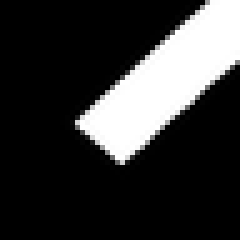
#> input picture samples_LEVIR/predict_CD_ChangeFormerV6/test_102_0512_0000.png, 48 x 48 px, shrunk from 256 x 256 before the run (shown 5 times larger)
$ python test_change_analyzer.py
#> lines starting #> are read from the running program, lines starting #| are printed output that depends on the picture; after the words box and inside, x2 and y2 are one past the last pixel; in counts of white or black regions, pixels touching at a corner belong together
### analysis/change_analyzer.py
import os
import numpy as np
import cv2
import matplotlib.pyplot as plt
from typing import Dict, Any, List, Tuple, Optional


class ChangeAnalyzer:
    """
    Independent post-processing analysis layer for ChangeFormer binary prediction masks.
    Operates on 2D numpy array binary masks (values: 0=no change, 1 or 255=change).
    """

    def __init__(self, min_region_area: int = 1):
        """
        Args:
            min_region_area (int): Minimum pixel area threshold to consider a connected component a valid changed region.
                                   Helps filter out isolated noise pixels if desired. Default is 1 (no filtering).
        """
        self.min_region_area = min_region_area

    def process(self, mask: np.ndarray, grid_size: Tuple[int, int] = (4, 4)) -> Dict[str, Any]:
        """
        Executes full post-processing metric analysis on a binary change mask.

        Args:
            mask (np.ndarray): 2D binary numpy array representing change prediction mask (values 0 and 1/255).
            grid_size (Tuple[int, int]): Dimensions (rows, cols) for spatial density grid evaluation.

        Returns:
            Dict[str, Any]: Dictionary containing all 10 metric results.
        """
        binary_mask = self._preprocess_mask(mask)
        height, width = binary_mask.shape

        # 1. Total changed pixel count
        total_changed_pixels = int(np.sum(binary_mask == 1))

        # 2. Total image pixel count
        total_image_pixels = int(height * width)

        # 3. Change percentage
        change_percentage = float((total_changed_pixels / total_image_pixels) * 100.0) if total_image_pixels > 0 else 0.0

        # Connected components analysis using OpenCV
        num_labels, labels, stats, centroids = cv2.connectedComponentsWithStats(
            binary_mask.astype(np.uint8), connectivity=8
        )

        region_areas: List[int] = []
        bounding_boxes: List[Tuple[int, int, int, int]] = []
        region_centroids: List[Tuple[float, float]] = []

        # Index 0 corresponds to background label, iterate through connected foreground regions
        for i in range(1, num_labels):
            area = int(stats[i, cv2.CC_STAT_AREA])
            if area >= self.min_region_area:
                x = int(stats[i, cv2.CC_STAT_LEFT])
                y = int(stats[i, cv2.CC_STAT_TOP])
                w = int(stats[i, cv2.CC_STAT_WIDTH])
                h = int(stats[i, cv2.CC_STAT_HEIGHT])
                cx = float(centroids[i][0])
                cy = float(centroids[i][1])

                region_areas.append(area)
                bounding_boxes.append((x, y, w, h))
                region_centroids.append((cx, cy))

        # 4. Number of connected changed regions
        num_connected_regions = len(region_areas)

        # 5. Area of each connected region (already in region_areas)

        # 6. Largest changed region (in pixels)
        largest_region_area = max(region_areas) if num_connected_regions > 0 else 0

        # 7. Bounding boxes (already in bounding_boxes)
        # 8. Centroids (already in region_centroids)

        # 9. Average changed-region area
        avg_region_area = float(np.mean(region_areas)) if num_connected_regions > 0 else 0.0

        # 10. Spatial density / grid-based distribution of change
        spatial_density_grid = self._calculate_spatial_density(binary_mask, grid_size)

        return {
            'total_changed_pixels': total_changed_pixels,
            'total_image_pixels': total_image_pixels,
            'change_percentage': change_percentage,
            'num_connected_regions': num_connected_regions,
            'region_areas': region_areas,
            'largest_region_area': largest_region_area,
            'bounding_boxes': bounding_boxes,
            'centroids': region_centroids,
            'avg_region_area': avg_region_area,
            'spatial_density_grid': spatial_density_grid,
            'mask_shape': (height, width)
        }

    def _preprocess_mask(self, mask: np.ndarray) -> np.ndarray:
        """
        Ensures input mask is a 2D uint8 numpy array with values standard 0 (no change) and 1 (change).
        """
        if mask.ndim > 2:
            mask = mask.squeeze()
        if mask.ndim != 2:
            raise ValueError(f"Input mask must be a 2D array, got shape {mask.shape}")

        binary_mask = (mask > 0).astype(np.uint8)
        return binary_mask

    def _calculate_spatial_density(self, binary_mask: np.ndarray, grid_size: Tuple[int, int]) -> np.ndarray:
        """
        Calculates percentage of change within each cell of an N x M grid overlaid on the mask.

        Args:
            binary_mask (np.ndarray): 2D binary numpy array (0/1).
            grid_size (Tuple[int, int]): (rows, cols) grid dimensions.

        Returns:
            np.ndarray: 2D array of shape grid_size containing change percentage for each grid cell.
        """
        height, width = binary_mask.shape
        grid_rows, grid_cols = grid_size
        density_grid = np.zeros(grid_size, dtype=np.float64)

        row_edges = np.linspace(0, height, grid_rows + 1, dtype=int)
        col_edges = np.linspace(0, width, grid_cols + 1, dtype=int)

        for r in range(grid_rows):
            for c in range(grid_cols):
                r_start, r_end = row_edges[r], row_edges[r + 1]
                c_start, c_end = col_edges[c], col_edges[c + 1]

                cell = binary_mask[r_start:r_end, c_start:c_end]
                cell_total = cell.size
                if cell_total > 0:
                    density_grid[r, c] = (np.sum(cell == 1) / cell_total) * 100.0

        return density_grid


def analyze_change_mask(mask: np.ndarray, grid_size: Tuple[int, int] = (4, 4), min_region_area: int = 1) -> Dict[str, Any]:
    """
    Functional wrapper to analyze a binary change mask.

    Args:
        mask (np.ndarray): Binary prediction mask.
        grid_size (Tuple[int, int]): Grid size for spatial density.
        min_region_area (int): Minimum region size filter.

    Returns:
        Dict[str, Any]: Extracted metrics dictionary.
    """
    analyzer = ChangeAnalyzer(min_region_area=min_region_area)
    return analyzer.process(mask, grid_size=grid_size)


def visualize_change_analysis(
    mask: np.ndarray,
    analysis_results: Dict[str, Any],
    save_path: Optional[str] = None,
    draw_centroids: bool = True,
    draw_grid: bool = True
) -> np.ndarray:
    """
    Generates side-by-side visualization of:
    1. Original Binary Change Mask
    2. Detected Change Regions with Bounding Boxes and Centroids
    3. Spatial Density Heatmap

    Args:
        mask (np.ndarray): Original 2D binary mask array.
        analysis_results (Dict[str, Any]): Results from ChangeAnalyzer.
        save_path (Optional[str]): Path to save output plot.
        draw_centroids (bool): Whether to plot centroid markers.
        draw_grid (bool): Whether to overlay spatial grid on regions.

    Returns:
        np.ndarray: Rendered RGB image array of the visualization.
    """
    binary_mask = (mask > 0).astype(np.uint8) * 255
    h, w = binary_mask.shape

    # Create 3-channel BGR visualization image for annotation
    annotated = cv2.cvtColor(binary_mask, cv2.COLOR_GRAY2BGR)

    bounding_boxes = analysis_results.get('bounding_boxes', [])
    centroids = analysis_results.get('centroids', [])

    # Draw bounding boxes and centroids
    for idx, (x, y, bw, bh) in enumerate(bounding_boxes):
        # Draw bounding box (lime green)
        cv2.rectangle(annotated, (x, y), (x + bw, y + bh), (0, 255, 0), 2)

        if draw_centroids and idx < len(centroids):
            cx, cy = centroids[idx]
            # Draw centroid marker (red circle with dot)
            cv2.circle(annotated, (int(cx), int(cy)), 3, (0, 0, 255), -1)
            cv2.circle(annotated, (int(cx), int(cy)), 5, (255, 0, 0), 1)

    # Optional grid overlay
    if draw_grid and 'spatial_density_grid' in analysis_results:
        grid_rows, grid_cols = analysis_results['spatial_density_grid'].shape
        row_step = h / grid_rows
        col_step = w / grid_cols
        for r in range(1, grid_rows):
            cv2.line(annotated, (0, int(r * row_step)), (w, int(r * row_step)), (255, 255, 0), 1, cv2.LINE_AA)
        for c in range(1, grid_cols):
            cv2.line(annotated, (int(c * col_step), 0), (int(c * col_step), h), (255, 255, 0), 1, cv2.LINE_AA)

    # Plot using Matplotlib
    fig, axes = plt.subplots(1, 3, figsize=(18, 6))

    # Subplot 1: Original Mask
    axes[0].imshow(binary_mask, cmap='gray')
    axes[0].set_title(f"Original Binary Mask\n(Change: {analysis_results['change_percentage']:.2f}%)")
    axes[0].axis('off')

    # Subplot 2: Detected Regions & Annotations
    annotated_rgb = cv2.cvtColor(annotated, cv2.COLOR_BGR2RGB)
    axes[1].imshow(annotated_rgb)
    axes[1].set_title(f"Annotated Regions & Centroids\n({analysis_results['num_connected_regions']} Regions Detected)")
    axes[1].axis('off')

    # Subplot 3: Spatial Density Heatmap
    density_grid = analysis_results['spatial_density_grid']
    im = axes[2].imshow(density_grid, cmap='magma', interpolation='nearest')
    axes[2].set_title("Spatial Density Grid (%)")
    fig.colorbar(im, ax=axes[2], fraction=0.046, pad=0.04)

    # Annotate cell values on heatmap
    rows, cols = density_grid.shape
    for r in range(rows):
        for c in range(cols):
            axes[2].text(c, r, f"{density_grid[r, c]:.1f}%",
                         ha="center", va="center", color="white" if density_grid[r, c] < 50 else "black",
                         fontsize=9, fontweight='bold')

    plt.tight_layout()

    if save_path:
        os.makedirs(os.path.dirname(os.path.abspath(save_path)), exist_ok=True)
        plt.savefig(save_path, dpi=300, bbox_inches='tight')

    fig.canvas.draw()
    # Convert canvas to numpy array
    buf = fig.canvas.buffer_rgba()
    vis_arr = np.asarray(buf)[:, :, :3]
    plt.close(fig)

    return vis_arr

### test_change_analyzer.py
import os
import sys
import numpy as np
from PIL import Image

# Ensure analysis package can be imported
sys.path.append(os.path.dirname(os.path.abspath(__file__)))

from analysis.change_analyzer import analyze_change_mask, visualize_change_analysis


def test_analysis_module():
    print("==================================================")
    print("Testing Satellite Change Intelligence Analysis Module")
    print("==================================================")

    # 1. Select sample prediction mask from repository
    sample_mask_path = os.path.join(
        os.path.dirname(__file__),
        'samples_LEVIR',
        'predict_CD_ChangeFormerV6',
        'test_102_0512_0000.png'
    )

    print(f"Loading sample prediction mask from:\n  {sample_mask_path}")
    assert os.path.exists(sample_mask_path), f"Test image file not found at {sample_mask_path}"

    mask_img = Image.open(sample_mask_path)
#> mask_img is the input picture: PIL image 48x48 L; min 0, max 255, mean 52.6
    mask = np.array(mask_img)

    print(f"Mask loaded successfully. Shape: {mask.shape}, Dtype: {mask.dtype}, Min: {mask.min()}, Max: {mask.max()}")
#| Mask loaded successfully. Shape: (48, 48), Dtype: uint8, Min: 0, Max: 255

    # 2. Run Change Analyzer
    grid_size = (4, 4)
    results = analyze_change_mask(mask, grid_size=grid_size)
#> in _preprocess_mask, `binary_mask = (mask > 0).astype(np.uint8)`:
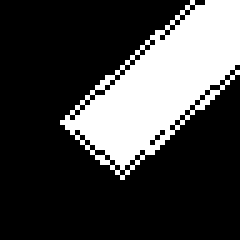
#> binary_mask: shape (48, 48) (shown 5 times larger); values 0 (black) and 1 (white), 26% white; 1 white region, box (x1, y1, x2, y2) and area: (12, 0, 48, 36) 599
#> in process, `total_changed_pixels = int(np.sum(binary_mask == 1))`: total_changed_pixels = 599
#> in process, `change_percentage = float((total_changed_pixels / total_image_pixels) ..`: change_percentage = 26
#> in process, `num_labels, labels, stats, centroids = cv2.connectedComponentsWithStat..`: num_labels = 2; stats = [[0, 0, 48, 48, 1705], [12, 0, 36, 36, 599]]; centroids = [[20.59, 25.95], [31.8, 16.52]]
#> the loop in process, `for i in range(1, num_labels):` made 1 pass
#> (area, x, y, w, h, cx, cy) on pass 1: (599, 12, 0, 36, 36, 31.8, 16.52)
#> after the loop in process, `for i in range(1, num_labels):`: bounding_boxes = [(12, 0, 36, 36)]; region_areas = [599]; region_centroids = [(31.8, 16.52)]
#> in process, `num_connected_regions = len(region_areas)`: num_connected_regions = 1
#> in process, `largest_region_area = max(region_areas) if num_connected_regions > 0 e..`: largest_region_area = 599
#> after the loop in _calculate_spatial_density, `for r in range(grid_rows):`: density_grid = [[0, 0, 29.86, 94.44], [0, 37.5, 97.22, 59.03], [0, 45.83, 51.39, 0.694], [0, 0, 0, 0]]
#> in process, `spatial_density_grid = self._calculate_spatial_density(binary_mask, gr..`: spatial_density_grid has the same summary as density_grid in _calculate_spatial_density
#> results = 11 items

    # 3. Assertions and Verifications
    print("\n--- Verifying Metrics ---")

    # Metric 1: Total changed pixel count
    total_changed = results['total_changed_pixels']
#> total_changed = 599
    print(f"1. Total Changed Pixels: {total_changed}")
#| 1. Total Changed Pixels: 599
    assert isinstance(total_changed, int) and total_changed >= 0

    # Metric 2: Total image pixel count
    total_pixels = results['total_image_pixels']
#> total_pixels = 2304
    print(f"2. Total Image Pixels: {total_pixels}")
#| 2. Total Image Pixels: 2304
    assert total_pixels == mask.shape[0] * mask.shape[1]

    # Metric 3: Change percentage
    change_pct = results['change_percentage']
#> change_pct = 26
    print(f"3. Change Percentage: {change_pct:.4f}%")
#| 3. Change Percentage: 25.9983%
    assert 0.0 <= change_pct <= 100.0

    # Metric 4: Number of connected changed regions
    num_regions = results['num_connected_regions']
#> num_regions = 1
    print(f"4. Number of Connected Regions: {num_regions}")
#| 4. Number of Connected Regions: 1
    assert num_regions >= 0

    # Metric 5: Area of each connected region
    region_areas = results['region_areas']
#> region_areas = [599]
    print(f"5. Connected Region Areas (first 5): {region_areas[:5]}")
#| 5. Connected Region Areas (first 5): [599]
    assert len(region_areas) == num_regions

    # Metric 6: Largest changed region
    largest_area = results['largest_region_area']
#> largest_area = 599
    print(f"6. Largest Region Area: {largest_area} pixels")
#| 6. Largest Region Area: 599 pixels
    if num_regions > 0:
        assert largest_area == max(region_areas)
    else:
        assert largest_area == 0

    # Metric 7: Bounding boxes
    bboxes = results['bounding_boxes']
#> bboxes = [(12, 0, 36, 36)]
    print(f"7. Bounding Boxes (first 5 x,y,w,h): {bboxes[:5]}")
#| 7. Bounding Boxes (first 5 x,y,w,h): [(12, 0, 36, 36)]
    assert len(bboxes) == num_regions
    for x, y, w, h in bboxes:
        assert x >= 0 and y >= 0 and w > 0 and h > 0
#> this loop made 1 pass

    # Metric 8: Centroids
    centroids = results['centroids']
#> centroids = [(31.8, 16.52)]
    print(f"8. Centroids (first 5 cx,cy): {[(round(cx, 1), round(cy, 1)) for cx, cy in centroids[:5]]}")
#| 8. Centroids (first 5 cx,cy): [(31.8, 16.5)]
    assert len(centroids) == num_regions
    for cx, cy in centroids:
        assert 0 <= cx <= mask.shape[1] and 0 <= cy <= mask.shape[0]
#> this loop made 1 pass

    # Metric 9: Average changed-region area
    avg_area = results['avg_region_area']
#> avg_area = 599
    print(f"9. Average Region Area: {avg_area:.2f} pixels")
#| 9. Average Region Area: 599.00 pixels
    if num_regions > 0:
        assert abs(avg_area - (sum(region_areas) / num_regions)) < 1e-4

    # Metric 10: Spatial density grid
    density_grid = results['spatial_density_grid']
    print(f"10. Spatial Density Grid ({grid_size[0]}x{grid_size[1]}):\n{np.round(density_grid, 2)}")
#| 10. Spatial Density Grid (4x4):
#| [[ 0.    0.   29.86 94.44]
#|  [ 0.   37.5  97.22 59.03]
#|  [ 0.   45.83 51.39  0.69]
#|  [ 0.    0.    0.    0.  ]]
    assert density_grid.shape == grid_size
    assert np.all(density_grid >= 0.0) and np.all(density_grid <= 100.0)

    # 4. Visualization & Save Test
    output_vis_path = os.path.join(
        os.path.dirname(__file__),
        'samples_LEVIR',
        'predict_CD_ChangeFormerV6',
        'test_102_analysis_vis.png'
    )
    print(f"\nGenerating and saving visualization to:\n  {output_vis_path}")

    vis_img = visualize_change_analysis(
        mask=mask,
        analysis_results=results,
        save_path=output_vis_path,
        draw_centroids=True,
        draw_grid=True
    )
#> in visualize_change_analysis, `bounding_boxes = analysis_results.get('bounding_boxes', [])`: bounding_boxes = [(12, 0, 36, 36)]
#> in visualize_change_analysis, `centroids = analysis_results.get('centroids', [])`: centroids = [(31.8, 16.52)]
#> the loop in visualize_change_analysis, `for idx, (x, y, bw, bh) in enumerate(bounding_boxes):` made 1 pass
#> (x, y, bw, bh, cx, cy) on pass 1: (12, 0, 36, 36, 31.8, 16.52)
#> after the loop in visualize_change_analysis, `for idx, (x, y, bw, bh) in enumerate(bounding_boxes):`:
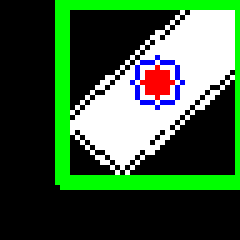
#> annotated: shape (48, 48, 3) (shown 5 times larger); mean B, G, R 59.2, 91.1, 59.3
#> after the loop in visualize_change_analysis, `for r in range(1, grid_rows):`:
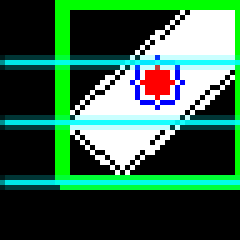
#> annotated: shape (48, 48, 3) (shown 5 times larger); 18.75% of pixels changed, all inside (x1, y1, x2, y2) = (0, 11, 48, 38)
#> after the loop in visualize_change_analysis, `for c in range(1, grid_cols):`:
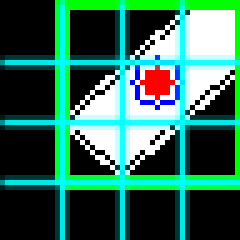
#> annotated: shape (48, 48, 3) (shown 5 times larger); 18.75% of pixels changed, all inside (x1, y1, x2, y2) = (11, 0, 38, 48)
#> in visualize_change_analysis, `plt.savefig(save_path, dpi=300, bbox_inches='tight')`:
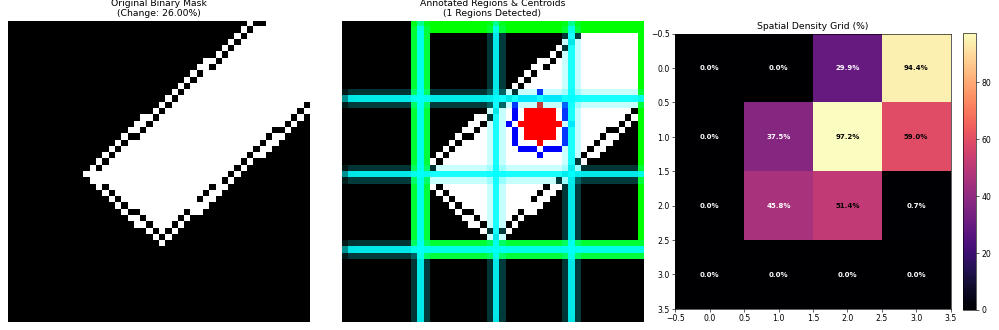
#> figure drawn by matplotlib, 4 panels
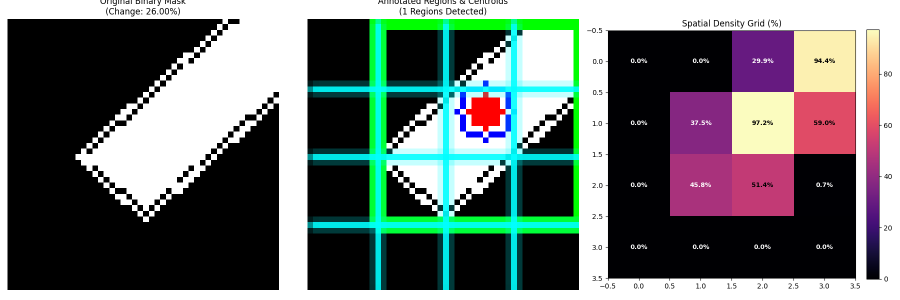
#> vis_img: shape (600, 1800, 3) (shown at 1/2 size); mean of channels 0, 1, 2 105.6, 113, 111.5; drawn as R, G, B

    assert os.path.exists(output_vis_path), f"Failed to save visualization at {output_vis_path}"
#> (the run stopped early here; a loop or call above may not have finished)
